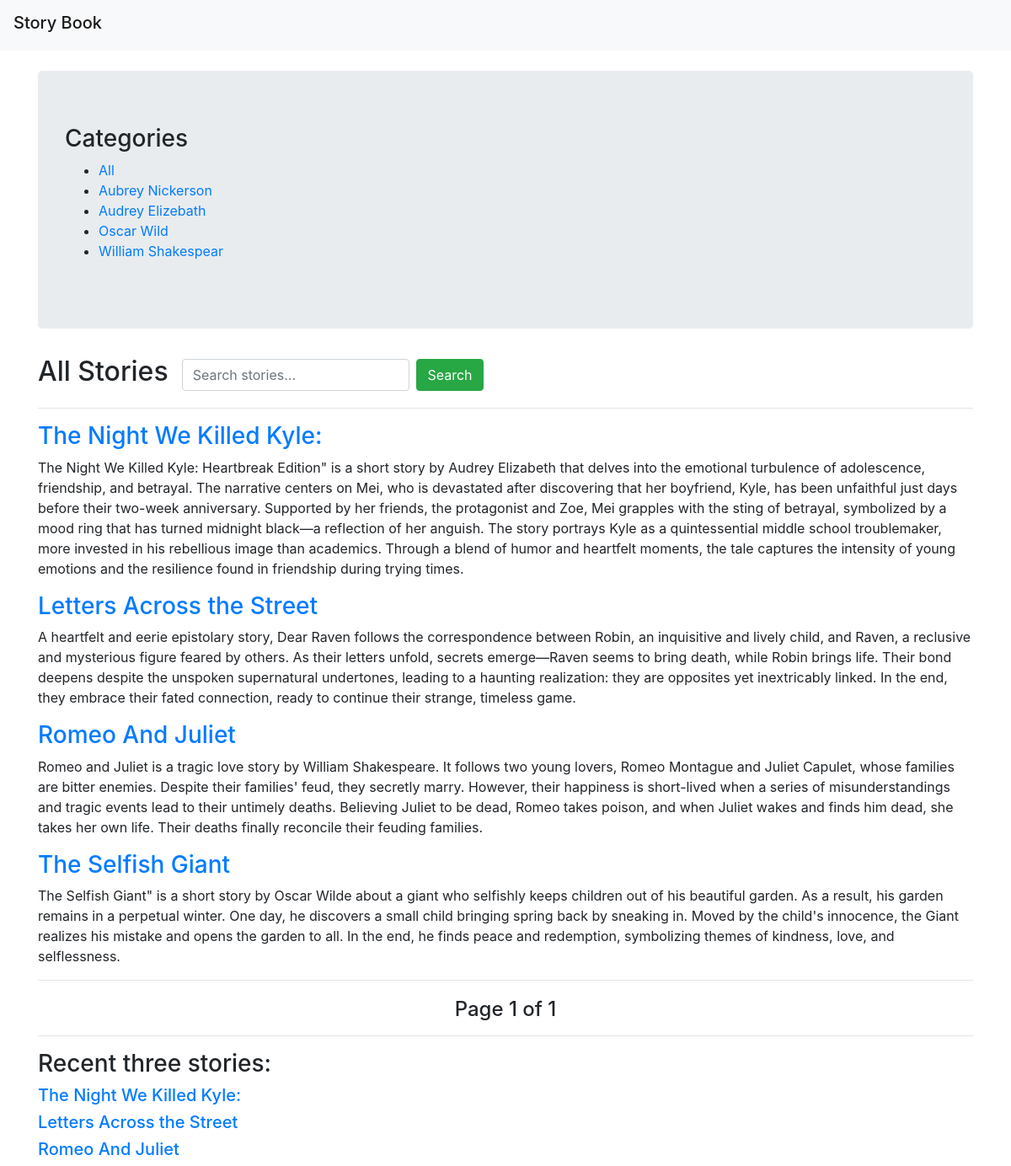
The page / on the database its author committed.
### book/models.py (models this page shows, shortened)
class Category(models.Model):
    name = models.CharField(max_length=150, db_index=True)
    slug = models.SlugField(unique=True)
    class Meta:
        ordering = ('name',)

class Story(models.Model):
    category = models.ForeignKey(Category, on_delete=models.CASCADE, related_name="stories")
    title = models.CharField(max_length=150)
    description = models.TextField(blank=True, null=True)
    body = models.TextField()
    published_at = models.DateTimeField(auto_now_add=True)
    class Meta:
        ordering = ('-published_at',)
    def get_absolute_url(self):
        return reverse('book:story_detail', args=[self.id])

### book/views.py (the view)
# urls.py: path('', views.story_list, name='story_list'),
def story_list(request, category_slug=None):
    category = None
    categories = Category.objects.all()
    stories = Story.objects.all()
    if category_slug:
        category = get_object_or_404(Category, slug=category_slug)
        stories = stories.filter(category=category)
    paginator = Paginator(stories, 4)  # 4 stories per page
    page = request.GET.get('page')
    stories = paginator.get_page(page)
    all_story=list(Story.objects.all())
    recent_story=all_story[:3]
    return render(request, 'book/story_list.html', {
        'categories': categories,
        'stories': stories,
        'category': category,
        'page': page,
        'recent_story':recent_story,
    })

### book/templates/book/story_list.html (shortened to what this page needs)
{% extends 'base.html' %}
{% block body %}
<div class="jumbotron">
    <h3>Categories</h3>
    <ul>
        <li><a href="{% url 'book:story_list' %}">All</a></li>
        {% for category in categories %}
            <li>
                <a href="{% url 'book:story_category' category.slug %}">{{ category.name }}</a>
            </li>
        {% endfor %}
    </ul>
</div>
<div class="d-flex align-items-center mb-3">
    <h2 class="mr-3">{% if category %}{{ category.name }}{% else %}All Stories{% endif %}</h2>
    <form action="{% url 'book:search_story' %}" method="get" class="d-flex">
        <input type="text" name="search" class="form-control mr-2" placeholder="Search stories..." style="width: 75%;">
        <button type="submit" class="btn btn-success">Search</button>
    </form>
</div>
<hr>
{% for story in stories %}
    <div class="mt-3">
        <h3><a href="{{ story.get_absolute_url }}">{{ story.title }}</a></h3>
        <p>{{ story.description }}</p>
    </div>
{% endfor %}
<hr>
<h4 style="display: flex; justify-content: center; align-items: center; margin-top: 20px;">
    {% include 'pagination.html' with page=stories %}
</h4>
<hr>
<h3>Recent three stories:</h3>
{% for x in recent_story %}
<h5><a href="{{ story.get_absolute_url }}">{{ x.title }}</a></h5>
{% endfor %}
{% endblock %}

### book/templates/base.html (shortened to what this page needs)
<!DOCTYPE html>
<html lang="en">
<head>
    <link rel="stylesheet" href="https://cdn.jsdelivr.net/npm/bootstrap@4.4.1/dist/css/bootstrap.min.css">
</head>
<body>
    <nav class="navbar navbar-light bg-light">
       <h3> <a class="navbar-brand" href="{% url 'book:story_list' %}">Story Book</a></h3>
    </nav>
    <div class="container mt-4">
        {% block body %}{% endblock %}
    </div>
</body>
</html>

### book/templates/pagination.html (shortened to what this page needs)
<div class="pagination">
    <span>Page {{ page.number }} of {{ page.paginator.num_pages }}</span>
</div>

### rows shown on the page
Category: name "Aubrey Nickerson"
Category: name "Audrey Elizebath"
Category: name "Oscar Wild"
Category: name "William Shakespear"
Story: title "The Night We Killed Kyle:", description "The Night We Killed Kyle: Heartbreak Edition\" is a short story by Audrey Elizabeth that delves into the emotional turbulence of adolescence, friendship, and betrayal. The narrative centers on Mei, who is devastated after discovering that her boyfriend, Kyle, has been unfaithful just days before their two-week anniversary. Supported by her friends, the protagonist and Zoe, Mei grapples with the sting of betrayal, symbolized by a mood ring that has turned midnight black—a reflection of her anguish. The story portrays Kyle as a quintessential middle school troublemaker, more invested in his rebellious image than academics. Through a blend of humor and heartfelt moments, the tale captures the…"
Story: title "Letters Across the Street", description "A heartfelt and eerie epistolary story, Dear Raven follows the correspondence between Robin, an inquisitive and lively child, and Raven, a reclusive and mysterious figure feared by others. As their letters unfold, secrets emerge—Raven seems to bring death, while Robin brings life. Their bond deepens despite the unspoken supernatural undertones, leading to a haunting realization: they are opposites yet inextricably linked. In the end, they embrace their fated connection, ready to continue their strange, timeless game."
Story: title "Romeo And Juliet", description "Romeo and Juliet is a tragic love story by William Shakespeare. It follows two young lovers, Romeo Montague and Juliet Capulet, whose families are bitter enemies. Despite their families' feud, they secretly marry. However, their happiness is short-lived when a series of misunderstandings and tragic events lead to their untimely deaths. Believing Juliet to be dead, Romeo takes poison, and when Juliet wakes and finds him dead, she takes her own life. Their deaths finally reconcile their feuding families."
Story: title "The Selfish Giant", description "The Selfish Giant\" is a short story by Oscar Wilde about a giant who selfishly keeps children out of his beautiful garden. As a result, his garden remains in a perpetual winter. One day, he discovers a small child bringing spring back by sneaking in. Moved by the child's innocence, the Giant realizes his mistake and opens the garden to all. In the end, he finds peace and redemption, symbolizing themes of kindness, love, and selflessness."

### other values the page prints
{{ page.number }} "1"
{{ page.paginator.num_pages }} "1"
